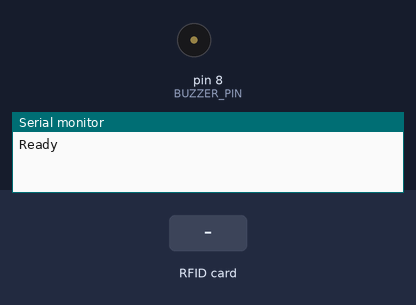
The sketch below on a simulated Arduino Uno, built with avr-gcc and run on an emulated ATmega328P. On the bench: buzzer (waves = sounding, pin HIGH), the last lines printed to the serial monitor. Inputs (shaded band) come from the test bench. Pins used as bus, display or sensor lines are not drawn.

Above: at 2.2 s.
2.3 s: RFID card 5E 7A 19 C4 held to the reader
At 2.39 s:
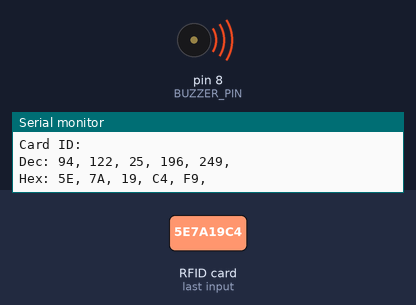
Timing chart, 0 to 5.3 s (numbered marks = the images above; inputs shaded):
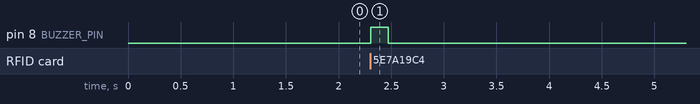

The sketch:

RFID_Read.ino
```cpp
/**
  mfrc522 reader 接線 (on Arduino Uno):
  IRQ: 不用接
  RST: Pin 9
  NSS: Pin 10
  MOSI: Pin 11
  MISO: Pin 12
  SCK: Pin 13
  GND: GND
  3.3v: 3.3v
*/

#include <SPI.h>
#include <RFID.h>
#define RST_PIN 9
#define SS_PIN 10
#define BUZZER_PIN 8

RFID rfid(SS_PIN, RST_PIN);

void setup() {
  Serial.begin(9600);
  delay(1000);
  pinMode(BUZZER_PIN, OUTPUT);
  SPI.begin();
  rfid.init();
  Serial.println("Ready");
}
void loop() {

  if (rfid.isCard() && rfid.readCardSerial()) {
    digitalWrite(BUZZER_PIN, HIGH);
    int serNumLength = 5; // rfid.serNum[0] ~ rfid.serNum[4] 共五組
    Serial.println("Card found");
    Serial.println("Card ID:");
    Serial.print("Dec: ");
    for (int i = 0; i < serNumLength; i++) {
      Serial.print(rfid.serNum[i], DEC);
      Serial.print(", ");
    }
    Serial.println();
    Serial.print("Hex: ");
    for (int i = 0; i < serNumLength; i++) {
      Serial.print(rfid.serNum[i], HEX);
      Serial.print(", ");
    }
    Serial.println("\r\n");
    delay(150);
    digitalWrite(BUZZER_PIN, LOW);
    delay(1000);
  }

  rfid.halt();  // 命令卡片進入休眠狀態
}
```

Measured:
- after the input at 2.3 s, pin 8 (BUZZER_PIN): LOW → HIGH at once, → LOW 0.17 s later
